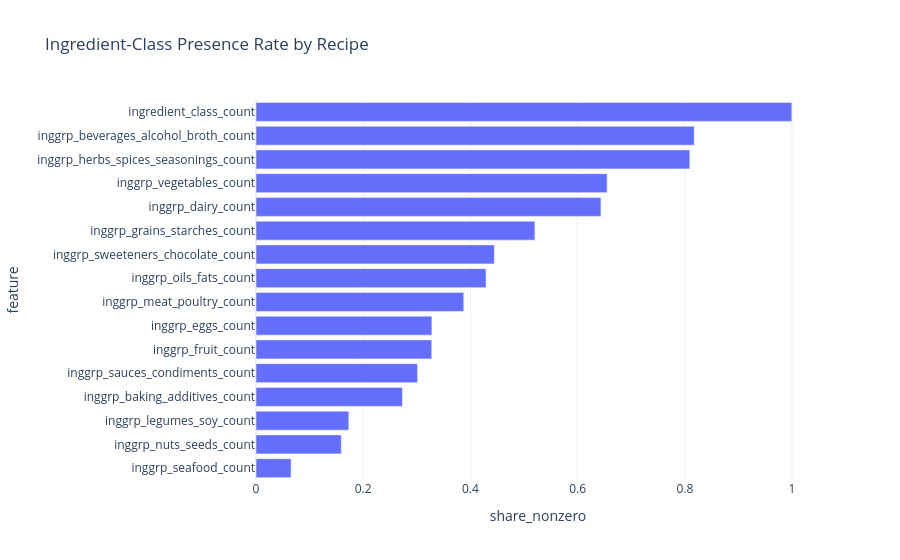

Notebook cell for this chart:
### Markdown cell above
## Ingredient-class feature check

This table shows the new grouped ingredient features. These classes are heuristic, transparent groupings from ingredient text, designed for interpretability rather than perfect taxonomy.

### Code cell
ingredient_class_cols = [c for c in dataset.ingredient_group_features if c in recipe_summary.columns]

if ingredient_class_cols:
    class_summary = []
    for col in ingredient_class_cols:
        if col.endswith("_count"):
            class_summary.append({
                "feature": col,
                "component": feature_component_map.get(col, "ingredient_classes"),
                "mean": recipe_summary[col].mean(),
                "share_nonzero": (recipe_summary[col] > 0).mean(),
                "max": recipe_summary[col].max()
            })
    class_summary_df = pd.DataFrame(class_summary).sort_values("share_nonzero", ascending=False)
    display(class_summary_df)

    white_plot(
        px.bar(
            class_summary_df.sort_values("share_nonzero"),
            x="share_nonzero",
            y="feature",
            orientation="h",
            title="Ingredient-Class Presence Rate by Recipe"
        )
    )
else:
    print("No ingredient-class features were created. Check CONFIG.use_ingredient_group_features.")

### Figure 1 — Plotly figure (JSON) as saved in the notebook; plotly's stock layout.template omitted (floating-point values rounded to 4 significant figures)
{"data": [{"hovertemplate": "share_nonzero=%{x}<br>feature=%{y}<extra></extra>", "legendgroup": "", "marker": {"color": "#636efa", "pattern": {"shape": ""}}, "name": "", "orientation": "h", "showlegend": false, "textposition": "auto", "type": "bar", "x": [0.06538, 0.159, 0.1731, 0.2731, 0.3012, 0.3278, 0.3281, 0.3875, 0.4292, 0.4446, 0.5203, 0.6434, 0.655, 0.8092, 0.8174, 0.9996], "xaxis": "x", "y": ["inggrp_seafood_count", "inggrp_nuts_seeds_count", "inggrp_legumes_soy_count", "inggrp_baking_additives_count", "inggrp_sauces_condiments_count", "inggrp_fruit_count", "inggrp_eggs_count", "inggrp_meat_poultry_count", "inggrp_oils_fats_count", "inggrp_sweeteners_chocolate_count", "inggrp_grains_starches_count", "inggrp_dairy_count", "inggrp_vegetables_count", "inggrp_herbs_spices_seasonings_count", "inggrp_beverages_alcohol_broth_count", "ingredient_class_count"], "yaxis": "y"}], "layout": {"barmode": "relative", "legend": {"tracegroupgap": 0}, "title": {"text": "Ingredient-Class Presence Rate by Recipe"}, "xaxis": {"anchor": "y", "domain": [0, 1], "title": {"text": "share_nonzero"}}, "yaxis": {"anchor": "x", "domain": [0, 1], "title": {"text": "feature"}}}}
